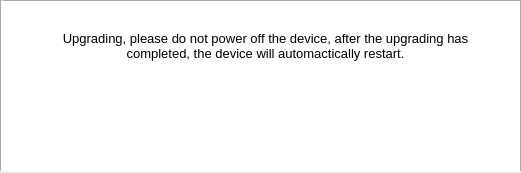
<?xml version="1.0" encoding="UTF-8"?>
<ui version="4.0">
 <class>UpgradeWnd</class>
 <widget class="QDialog" name="UpgradeWnd">
  <property name="windowModality">
   <enum>Qt::ApplicationModal</enum>
  </property>
  <property name="geometry">
   <rect>
    <x>0</x>
    <y>0</y>
    <width>521</width>
    <height>173</height>
   </rect>
  </property>
  <property name="windowTitle">
   <string>Dialog</string>
  </property>
  <property name="windowOpacity">
   <double>1.000000000000000</double>
  </property>
  <widget class="QWidget" name="widget" native="true">
   <property name="geometry">
    <rect>
     <x>0</x>
     <y>0</y>
     <width>521</width>
     <height>171</height>
    </rect>
   </property>
   <property name="styleSheet">
    <string notr="true">background-color: rgb(255, 255, 255);</string>
   </property>
   <widget class="QLabel" name="label">
    <property name="geometry">
     <rect>
      <x>60</x>
      <y>20</y>
      <width>411</width>
      <height>51</height>
     </rect>
    </property>
    <property name="font">
     <font>
      <family>Arial</family>
      <pointsize>10</pointsize>
     </font>
    </property>
    <property name="text">
     <string>Upgrading, please do not power off the device, after the upgrading has completed, the device will automactically restart.</string>
    </property>
    <property name="alignment">
     <set>Qt::AlignCenter</set>
    </property>
    <property name="wordWrap">
     <bool>true</bool>
    </property>
   </widget>
   <widget class="RadiusProgressBar" name="bar1" native="true">
    <property name="geometry">
     <rect>
      <x>70</x>
      <y>90</y>
      <width>391</width>
      <height>71</height>
     </rect>
    </property>
   </widget>
   <widget class="Line" name="line">
    <property name="geometry">
     <rect>
      <x>0</x>
      <y>0</y>
      <width>521</width>
      <height>3</height>
     </rect>
    </property>
    <property name="orientation">
     <enum>Qt::Horizontal</enum>
    </property>
   </widget>
   <widget class="Line" name="line_2">
    <property name="geometry">
     <rect>
      <x>0</x>
      <y>171</y>
      <width>521</width>
      <height>3</height>
     </rect>
    </property>
    <property name="orientation">
     <enum>Qt::Horizontal</enum>
    </property>
   </widget>
   <widget class="Line" name="line_3">
    <property name="geometry">
     <rect>
      <x>0</x>
      <y>0</y>
      <width>3</width>
      <height>171</height>
     </rect>
    </property>
    <property name="orientation">
     <enum>Qt::Vertical</enum>
    </property>
   </widget>
   <widget class="Line" name="line_4">
    <property name="geometry">
     <rect>
      <x>520</x>
      <y>0</y>
      <width>3</width>
      <height>171</height>
     </rect>
    </property>
    <property name="orientation">
     <enum>Qt::Vertical</enum>
    </property>
   </widget>
  </widget>
 </widget>
 <customwidgets>
  <customwidget>
   <class>RadiusProgressBar</class>
   <extends>QWidget</extends>
   <header>radiusprogressbar.h</header>
   <container>1</container>
  </customwidget>
 </customwidgets>
 <resources/>
 <connections/>
</ui>
